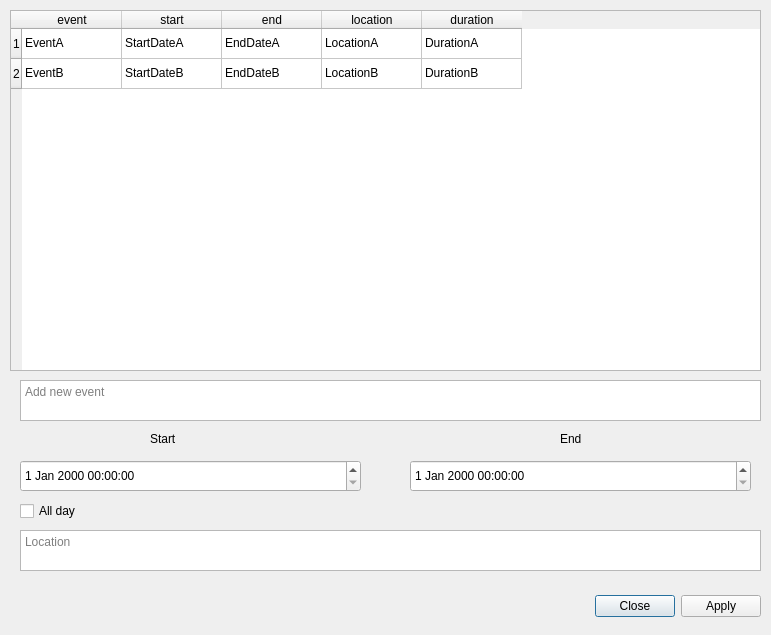
<?xml version="1.0" encoding="UTF-8"?>
<ui version="4.0">
 <class>EventsDialog</class>
 <widget class="QDialog" name="EventsDialog">
  <property name="geometry">
   <rect>
    <x>0</x>
    <y>0</y>
    <width>771</width>
    <height>635</height>
   </rect>
  </property>
  <property name="windowTitle">
   <string>Events</string>
  </property>
  <widget class="QDialogButtonBox" name="buttonBox">
   <property name="geometry">
    <rect>
     <x>420</x>
     <y>590</y>
     <width>341</width>
     <height>32</height>
    </rect>
   </property>
   <property name="orientation">
    <enum>Qt::Horizontal</enum>
   </property>
   <property name="standardButtons">
    <set>QDialogButtonBox::Apply|QDialogButtonBox::Close</set>
   </property>
  </widget>
  <widget class="QTableWidget" name="eventTable">
   <property name="geometry">
    <rect>
     <x>10</x>
     <y>10</y>
     <width>751</width>
     <height>361</height>
    </rect>
   </property>
   <row>
    <property name="text">
     <string>1</string>
    </property>
   </row>
   <row>
    <property name="text">
     <string>2</string>
    </property>
   </row>
   <column>
    <property name="text">
     <string>event</string>
    </property>
    <property name="textAlignment">
     <set>AlignCenter</set>
    </property>
   </column>
   <column>
    <property name="text">
     <string>start</string>
    </property>
   </column>
   <column>
    <property name="text">
     <string>end</string>
    </property>
   </column>
   <column>
    <property name="text">
     <string>location</string>
    </property>
   </column>
   <column>
    <property name="text">
     <string>duration</string>
    </property>
   </column>
   <item row="0" column="0">
    <property name="text">
     <string>EventA</string>
    </property>
   </item>
   <item row="0" column="1">
    <property name="text">
     <string>StartDateA</string>
    </property>
   </item>
   <item row="0" column="2">
    <property name="text">
     <string>EndDateA</string>
    </property>
   </item>
   <item row="0" column="3">
    <property name="text">
     <string>LocationA</string>
    </property>
   </item>
   <item row="0" column="4">
    <property name="text">
     <string>DurationA</string>
    </property>
   </item>
   <item row="1" column="0">
    <property name="text">
     <string>EventB</string>
    </property>
   </item>
   <item row="1" column="1">
    <property name="text">
     <string>StartDateB</string>
    </property>
   </item>
   <item row="1" column="2">
    <property name="text">
     <string>EndDateB</string>
    </property>
   </item>
   <item row="1" column="3">
    <property name="text">
     <string>LocationB</string>
    </property>
   </item>
   <item row="1" column="4">
    <property name="text">
     <string>DurationB</string>
    </property>
   </item>
  </widget>
  <widget class="QTextEdit" name="newEventName">
   <property name="geometry">
    <rect>
     <x>20</x>
     <y>380</y>
     <width>741</width>
     <height>41</height>
    </rect>
   </property>
   <property name="placeholderText">
    <string>Add new event</string>
   </property>
  </widget>
  <widget class="QLabel" name="startDateLabel">
   <property name="geometry">
    <rect>
     <x>150</x>
     <y>430</y>
     <width>58</width>
     <height>18</height>
    </rect>
   </property>
   <property name="text">
    <string>Start</string>
   </property>
  </widget>
  <widget class="QLabel" name="endDateLabel">
   <property name="geometry">
    <rect>
     <x>560</x>
     <y>430</y>
     <width>58</width>
     <height>18</height>
    </rect>
   </property>
   <property name="text">
    <string>End</string>
   </property>
  </widget>
  <widget class="QDateTimeEdit" name="startDateTimeEdit">
   <property name="geometry">
    <rect>
     <x>20</x>
     <y>460</y>
     <width>341</width>
     <height>32</height>
    </rect>
   </property>
  </widget>
  <widget class="QDateTimeEdit" name="endDateTimeEdit">
   <property name="geometry">
    <rect>
     <x>410</x>
     <y>460</y>
     <width>341</width>
     <height>32</height>
    </rect>
   </property>
  </widget>
  <widget class="QCheckBox" name="allDayCheckBox">
   <property name="geometry">
    <rect>
     <x>20</x>
     <y>500</y>
     <width>88</width>
     <height>22</height>
    </rect>
   </property>
   <property name="text">
    <string>All day</string>
   </property>
  </widget>
  <widget class="QTextEdit" name="locationName">
   <property name="geometry">
    <rect>
     <x>20</x>
     <y>530</y>
     <width>741</width>
     <height>41</height>
    </rect>
   </property>
   <property name="placeholderText">
    <string>Location</string>
   </property>
  </widget>
 </widget>
 <resources/>
 <connections>
  <connection>
   <sender>buttonBox</sender>
   <signal>accepted()</signal>
   <receiver>EventsDialog</receiver>
   <slot>accept()</slot>
   <hints>
    <hint type="sourcelabel">
     <x>248</x>
     <y>254</y>
    </hint>
    <hint type="destinationlabel">
     <x>157</x>
     <y>274</y>
    </hint>
   </hints>
  </connection>
  <connection>
   <sender>buttonBox</sender>
   <signal>rejected()</signal>
   <receiver>EventsDialog</receiver>
   <slot>reject()</slot>
   <hints>
    <hint type="sourcelabel">
     <x>316</x>
     <y>260</y>
    </hint>
    <hint type="destinationlabel">
     <x>286</x>
     <y>274</y>
    </hint>
   </hints>
  </connection>
 </connections>
</ui>
